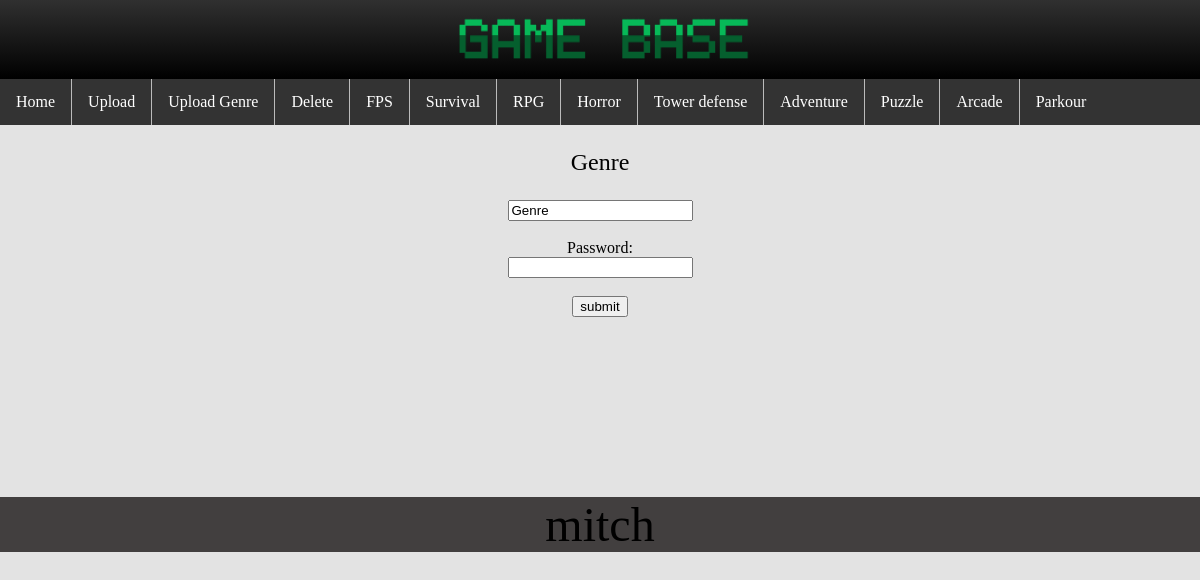
The app's page /uploadGenre with its own data.
### tables this page shows
CREATE TABLE genre (id INTEGER PRIMARY KEY AUTOINCREMENT, genreName TEXT);

### webapp.py (the view, shortened to what this page needs)
@app.route('/uploadGenre', methods=['GET','POST'])
def upload_Genre():
    cursor = get_db().cursor()
    sql = "SELECT genre.id,genre.genreName FROM genre "
    cursor.execute(sql)
    Genres = cursor.fetchall()
    return render_template ("uploadGenreForm.html", Genres=Genres)

### webapp.py (called while the page is built)
def get_db():
    db = getattr(g, '_database', None)
    if db is None:
        db = g._database = sqlite3.connect(DATABASE)
    return db

@app.teardown_appcontext
def close_connection(exception):
    db = getattr(g, '_database', None)
    if db is not None:
        db.close()

### templates/uploadGenreForm.html (shortened to what this page needs)
<!DOCTYPE html>
<html lang="en">
<head>
    <link rel="stylesheet" href="/static/css/style.css">
</head>
<body>
    <header>
        <div class ="Hmain">
            <img src = "/static/images/SET/HEADER.png" height="30%" width="30%">
        </div>
    </header>
    <ul>
        <li><a href="{{url_for('content')}}">Home</a></li>
        <li><a href="{{url_for('upload_file')}}">Upload</a></li>
        <li><a href="{{url_for('upload_Genre')}}">Upload Genre</a></li>
        <li><a href="{{url_for('choose_delete_game')}}">Delete</a></li>
        {% for item in Genres %}
         <li><a href="{{url_for('genre',id = item[0] )}}">{{item[1]}}</a></li>
        {% endfor %}
    </ul>
    <div class = uploadText>
        <p>Genre</p>
    </div>
    <div class = forms>
        <form action="/uploadGenre" method="post" enctype="multipart/form-data" >
            <input type="text" name="genre" value="Genre"required><br><br>
            <label>Password:</label><br>
            <input type="password" name="password" required><br><br>
            <input type="submit" value="submit" >
        </form>
    </div>
</body>
<footer>mitch</footer>
</html>

### static/css/style.css (style rules this page uses)
header { background-color: #000000; background-image: linear-gradient( #303030,#000000) }
.Hmain { text-align: center; }
html { height: 100%; background-color:#e3e3e3; }
body { margin: 0; }
ul { list-style-type: none; margin: 0; padding: 0; overflow: hidden; background-color: #333; border-bottom: #111; }
li { float: left; border-right:1px solid #bbb; }
li:last-child { border-right: none; }
li a { display: block; color: white; text-align: center; padding: 14px 16px; text-decoration: none; }
.uploadText { font-size: x-large; text-align: center; }
.forms { text-align: center; }
footer { background-color: #423f3f; margin-top: 15%; font-size: 300%; text-align: center; }

### records on screen
genre: genreName "FPS"
genre: genreName "Survival"
genre: genreName "RPG"
genre: genreName "Horror"
genre: genreName "Tower defense"
genre: genreName "Adventure"
genre: genreName "Puzzle"
genre: genreName "Arcade"
genre: genreName "Parkour"
